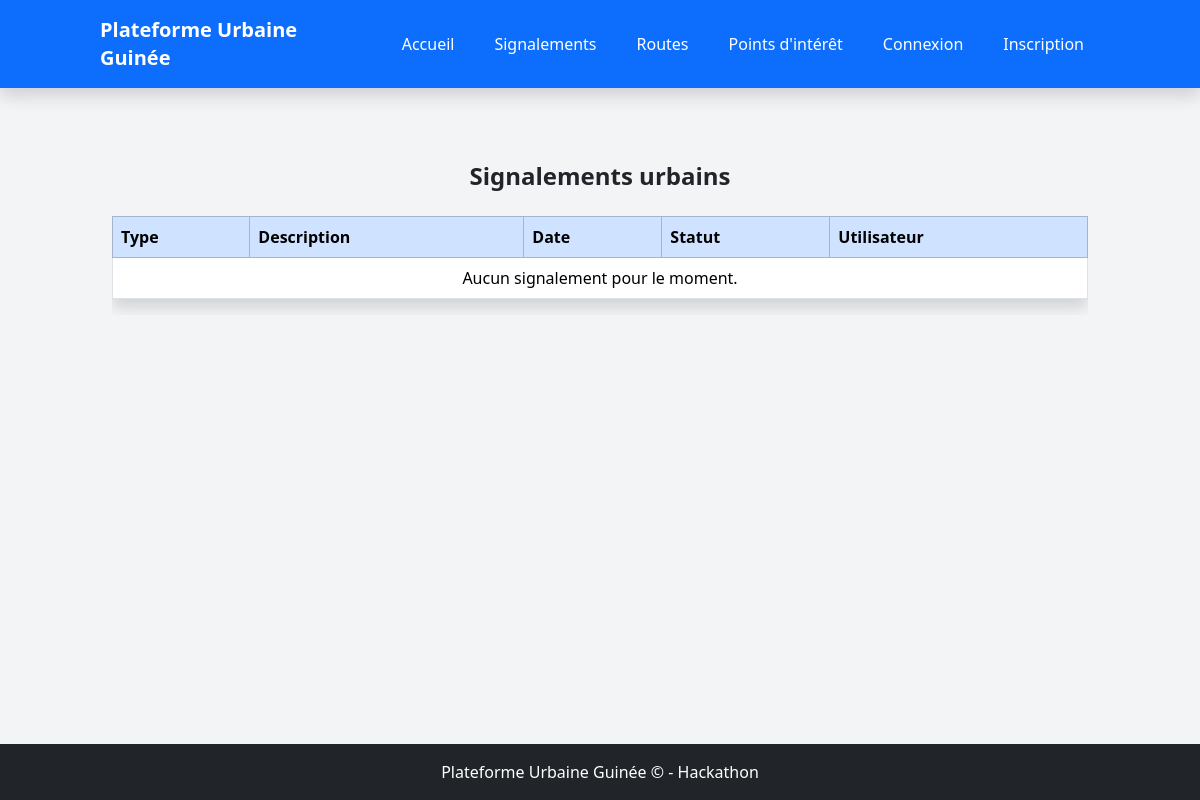
Page /reports/ on the earlier database version.
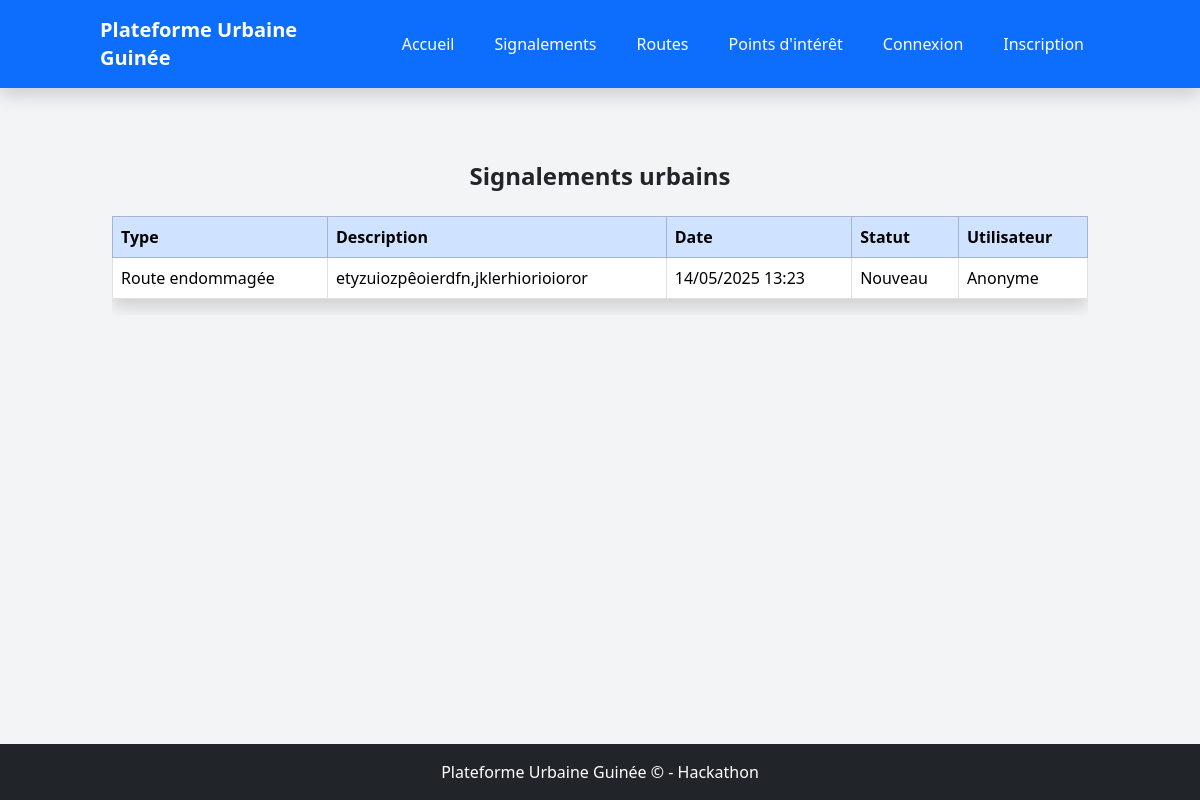
Same page on the later database version.
### reports/models.py (models this page shows, shortened)
class Report(models.Model):
    PROBLEM_TYPES = [
        ('road', 'Route endommagée'),
        ('electricity', 'Panne électrique'),
        ('waste', 'Déchets sauvages'),
        ('sanitation', 'Problème d\'assainissement'),
        ('other', 'Autre incident'),
    ]
    user = models.ForeignKey(User, on_delete=models.CASCADE, related_name='reports', null=True, blank=True)
    problem_type = models.CharField(max_length=20, choices=PROBLEM_TYPES, null=True, blank=True)
    description = models.TextField()
    photo = models.ImageField(upload_to='reports/photos/', blank=True, null=True)
    latitude = models.FloatField(null=True, blank=True)
    longitude = models.FloatField(null=True, blank=True)
    route = models.ForeignKey(Route, on_delete=models.SET_NULL, null=True, blank=True, related_name='reports')
    status = models.CharField(max_length=20, choices=[('new', 'Nouveau'), ('in_progress', 'En cours'), ('resolved', 'Résolu')], default='new')
    created_at = models.DateTimeField(auto_now_add=True)
    class Meta:
        ordering = ['-created_at']

### reports/views.py (the view)
# urls.py: path('', views.report_list, name='report_list'),
def report_list(request):
    reports = Report.objects.all()
    return render(request, 'reports/report_list.html', {'reports': reports})

### templates/reports/report_list.html (shortened to what this page needs)
{% extends "base.html" %}
{% block content %}
<div class="container mt-5">
    <h2 class="text-2xl font-bold mb-4 text-center">Signalements urbains</h2>
    <div class="table-responsive">
        <table class="table table-bordered bg-white rounded shadow">
            <thead class="table-primary">
                <tr>
                    <th>Type</th>
                    <th>Description</th>
                    <th>Date</th>
                    <th>Statut</th>
                    <th>Utilisateur</th>
                </tr>
            </thead>
            <tbody>
                {% for report in reports %}
                <tr>
                    <td>{{ report.get_problem_type_display }}</td>
                    <td>
                        <a href="{% url 'report_detail' report.pk %}">
                            {{ report.description|truncatechars:50 }}
                        </a>
                    </td>
                    <td>{{ report.created_at|date:"d/m/Y H:i" }}</td>
                    <td>{{ report.get_status_display }}</td>
                    <td>
                        {% if report.user %}
                            {{ report.user.username }}
                        {% else %}
                            Anonyme
                        {% endif %}
                    </td>
                </tr>
                {% empty %}
                <tr>
                    <td colspan="5" class="text-center">Aucun signalement pour le moment.</td>
                </tr>
                {% endfor %}
            </tbody>
        </table>
    </div>
</div>
{% endblock %}

### templates/base.html (shortened to what this page needs)
<!DOCTYPE html>
<html lang="fr">
<head>
    <link href="https://cdn.jsdelivr.net/npm/bootstrap@5.3.3/dist/css/bootstrap.min.css" rel="stylesheet">
    <script src="https://cdn.tailwindcss.com"></script>
    <link rel="stylesheet" href="https://unpkg.com/leaflet/dist/leaflet.css" />
</head>
<body class="bg-gray-100 min-h-screen flex flex-col">
    <header class="bg-primary text-white py-3 shadow mb-4">
        <div class="container d-flex justify-content-between align-items-center">
            <h2 class="m-0 text-xl font-bold">Plateforme Urbaine Guinée</h2>
            <nav class="d-flex flex-wrap gap-2 w-100 justify-content-lg-end align-items-center" aria-label="Menu principal">
                <a href="{% url 'home' %}" class="no-underline text-white px-3 py-2 rounded hover:bg-blue-700 transition" aria-label="Accueil">Accueil</a>
                <a href="{% url 'report_list' %}" class="no-underline text-white px-3 py-2 rounded hover:bg-blue-600 transition" aria-label="Signalements">Signalements</a>
                <a href="/navigation/routes/" class="no-underline text-white px-3 py-2 rounded hover:bg-green-600 transition" aria-label="Routes">Routes</a>
                <a href="/navigation/points-of-interest/" class="no-underline text-white px-3 py-2 rounded hover:bg-cyan-600 transition" aria-label="Points d'intérêt">Points d'intérêt</a>
                {% if user.is_authenticated %}
                    <a href="{% url 'logout' %}" class="no-underline text-white px-3 py-2 rounded hover:bg-red-600 transition" aria-label="Déconnexion">Déconnexion</a>
                    <a href="{% url 'profile' %}" title="Mon profil" class="mx-2 flex items-center" aria-label="Mon profil">
                        <svg xmlns="http://www.w3.org/2000/svg" class="h-7 w-7 text-white hover:text-yellow-300 transition" fill="none" viewBox="0 0 24 24" stroke="currentColor" aria-hidden="true">
                          <circle cx="12" cy="8" r="4" stroke="currentColor" stroke-width="2" fill="none"/>
                          <path stroke="currentColor" stroke-width="2" d="M4 20c0-4 4-7 8-7s8 3 8 7"/>
                        </svg>
                    </a>
                {% else %}
                    <a href="{% url 'login' %}" class="no-underline text-white px-3 py-2 rounded hover:bg-blue-800 transition" aria-label="Connexion">Connexion</a>
                    <a href="{% url 'signup' %}" class="no-underline text-white px-3 py-2 rounded hover:bg-green-700 transition" aria-label="Inscription">Inscription</a>
                {% endif %}
            </nav>
        </div>
    </header>
    <main class="flex-grow container">
        {% block content %}{% endblock %}
    </main>
    <footer class="bg-dark text-white text-center py-3 mt-5">
        <div class="container">
            Plateforme Urbaine Guinée &copy; {{ now|date:"Y" }} - Hackathon
        </div>
    </footer>
</body>
</html>

Differences in the rows shown:
added Report: problem_type "Route endommagée", description "etyzuiozpêoierdfn,jklerhiorioioror", created_at "14/05/2025 13:23", status "Nouveau", shows "Anonyme"
Other differences:
text no longer shown: "Aucun signalement pour le moment."
